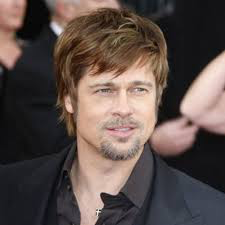
#> input picture Brad.png, 225 x 225 px, found by its file name
$ python Floutage.py
#> lines starting #> are read from the running program, lines starting #| are printed output that depends on the picture
import numpy as np
import matplotlib.pyplot as plt
import PIL.Image as Image

def floutage(im, n = 20):
    """
    A partir d'un objet fichier image, renvoie un objet fichier image flouté
    n fois
    """
    M = np.asarray(im)

    # Copie de la matrice de départ
    M2 = np.array(M)

    for i in range(n):
        # Attention,on ne peut pas faire la somme, cela ne rentre plus dans un uint8 !
        M2[1:-1,1:-1,:] = 0.25*M2[2:,1:-1,:] + 0.25*M2[:-2,1:-1,:] + 0.25*M2[1:-1,:-2,:] + 0.25*M2[1:-1,2:,:]

    im2 = Image.fromarray(M2)

    return im2

if __name__ == "__main__":
    #Ouverture d'un fichier image sous forme d'un tableau
    im = Image.open('brad.png')
#> im is the input picture: PIL image 225x225 RGBA; mean R, G, B, A 92.2, 78.2, 73.3, 255

    im2 = floutage(im)
#> after the loop in floutage, `for i in range(n):`:
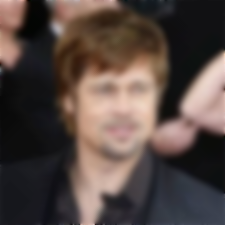
#> M2: shape (225, 225, 4); mean R, G, B, A 85.7, 71.7, 66.7, 255

    #Affichage des deux images côte à côte
    fig = plt.figure()
    ax1 = fig.add_subplot(121)
    ax2 = fig.add_subplot(122)

    ax1.imshow(im)
    ax1.set_title("Image originale")

    ax2.imshow(im2)
    ax2.set_title("Image floutée")
    fig.savefig("brad_flou.png")
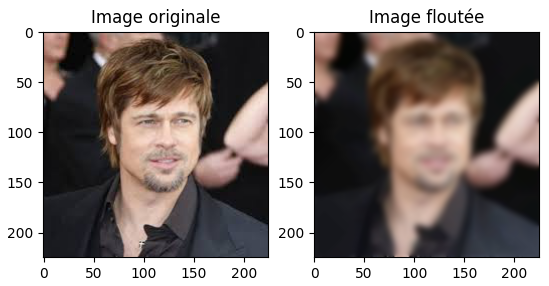
#> figure drawn by matplotlib, 2 panels
    plt.show()

$ run again, with cheval.png copied over Brad.png
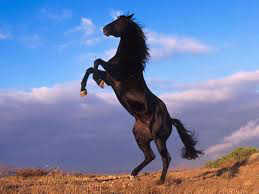
#> input picture cheval.png, 259 x 194 px, found by its file name
#> im is the input picture: PIL image 259x194 RGB; mean R, G, B 115.1, 129.2, 168.5
#> after the loop in floutage, `for i in range(n):`:
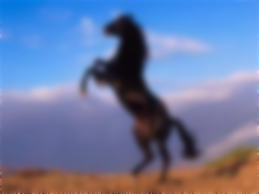
#> M2: shape (194, 259, 3); mean R, G, B 108.4, 122.6, 161.8
#> `fig.savefig("brad_flou.png")`:
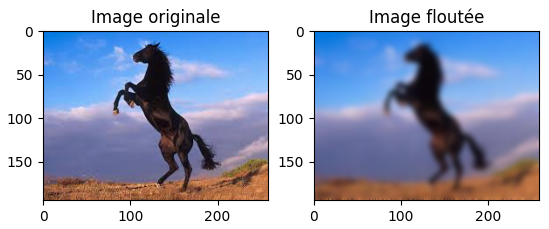
#> figure drawn by matplotlib, 2 panels

$ run again, with diffraction.png copied over Brad.png
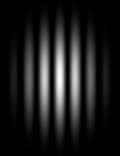
#> input picture diffraction.png, 120 x 156 px, found by its file name
#> im is the input picture: PIL image 120x156 RGB; min 0, max 255, mean 28.4
#> after the loop in floutage, `for i in range(n):`:
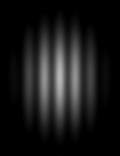
#> M2: shape (156, 120, 3); min 0, max 183, mean 23.6
#> `fig.savefig("brad_flou.png")`:
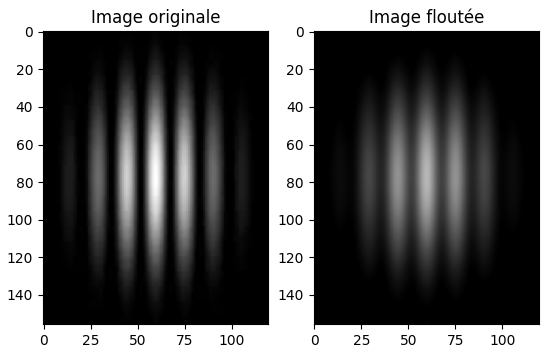
#> figure drawn by matplotlib, 2 panels
